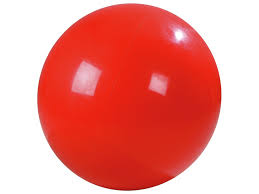
//> input picture OpenCV/Images/ball.jpg, 259 x 194 px
$ ./mat ../Images/ball.jpg   (built with g++ and OpenCV 4)
//> lines starting //> are read from the running program, lines starting //| are printed output that depends on the picture; after the words box and inside, x2 and y2 are one past the last pixel; in counts of white or black regions, pixels touching at a corner belong together
#include <iostream>
#include <opencv2/opencv.hpp>

std::string showSizeImage(cv::Mat image);
void showImage(cv::Mat image);
void showMatrixImage(cv::Mat& image);

std::string showSizeImage(cv::Mat image)
{
    std::string log = std::to_string(image.rows) + "x" + std::to_string(image.cols) + "x" + std::to_string(image.channels());
    return log;
}

void showImage(cv::Mat image)
{
    cv::imshow("Image", image);

    while (true)
    {
        if (cv::waitKey(1) == 'q')
        {
            break;
        }
    }
}

void showMatrixImage(cv::Mat& image)
{
    if (image.empty())
    {
        std::cerr << "Error: The image matrix is empty !" << std::endl;
        return;
    }

    int channels = image.channels();

    /* GRAY */
    if (channels == 1)
    {
        for (int row = 0; row < image.rows; ++row)
        {
            const uchar* ptr = image.ptr<uchar>(row);

            for (int col = 0; col < image.cols; ++col)
            {
                std::cout << static_cast<int>(ptr[col]) << " ";
            }

            std::cout << std::endl;
        }
    }
    /* BGR */
    else if (channels == 3)
    {
        for (int row = 0; row < image.rows; ++row)
        {
            const cv::Vec3b *ptr = image.ptr<cv::Vec3b>(row);

            for (int col = 0; col < image.cols; ++col)
            {
                std::cout << "("<< static_cast<int>(ptr[col][0]) << ", " << static_cast<int>(ptr[col][1]) << ", " << static_cast<int>(ptr[col][2]) << ") ";
            }

            std::cout << std::endl;
        }
    }
    else
    {
        std::cerr << "Unsupported image type with " << channels << " channels." << std::endl;
    }
}

int main(int argc, char** argv)
{
    /* Create just the header parts */
    cv::Mat A, C;

    A = cv::imread(argv[1]);
//> A is the input picture: 194 rows x 259 cols, CV_8UC3; mean B, G, R 137.6, 143.5, 237.5

    cv::Mat gray;
    cv::cvtColor(A, gray, cv::COLOR_BGR2GRAY);
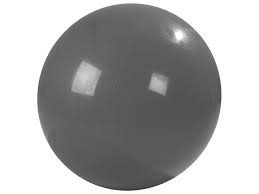
//> gray: 194 rows x 259 cols, CV_8UC1; min 42, max 255, mean 171
    cv::Mat grayNormalized = gray / 255.0;
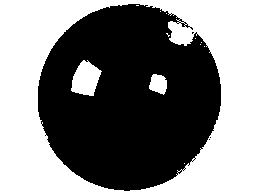
//> grayNormalized: 194 rows x 259 cols, CV_8UC1; values 0 (black) and 1 (white), 49.9% white; 12 white regions (9 under 20 px), largest, box (x1, y1, x2, y2) and area: (0, 0, 259, 194) 24033, (71, 60, 102, 96) 742, (149, 74, 167, 95) 278
    showMatrixImage(grayNormalized);

    /* Copy constructor */
    cv::Mat B(A);

    /* Assignment operator */
    C = A;

    /* Using rectangle */
    cv::Mat D(A, cv::Rect(10, 10, 100, 100));
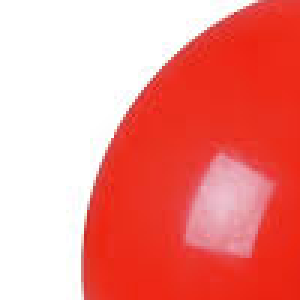
//> D: 100 rows x 100 cols, CV_8UC3 (shown 3 times larger); mean B, G, R 135.8, 142, 242

    /* Using row and column boundaries */
    cv::Mat E = A(cv::Range::all(), cv::Range(1, 3));

    cv::Mat F = A.clone();

    cv::Mat G;
    A.copyTo(G);

    cv::Mat M(2, 2, CV_8UC3, cv::Scalar(0, 0, 255));

    return 0;
}

$ run again, on OpenCV/Images/face_2.jpg
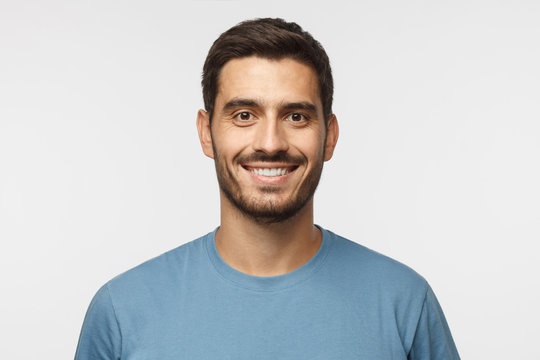
//> input picture OpenCV/Images/face_2.jpg, 540 x 360 px
//> A is the input picture: 360 rows x 540 cols, CV_8UC3; mean B, G, R 203.9, 202.8, 201.3
//> `cv::cvtColor(A, gray, cv::COLOR_BGR2GRAY);`:
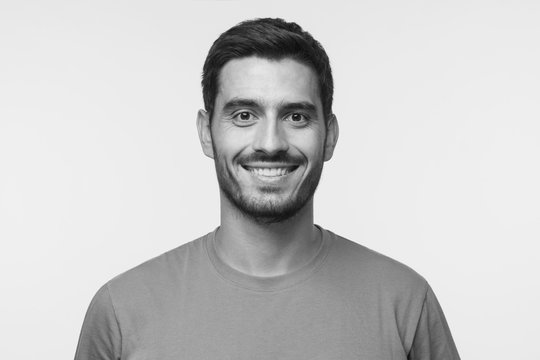
//> gray: 360 rows x 540 cols, CV_8UC1; min 6, max 254, mean 202.5
//> `cv::Mat grayNormalized = gray / 255.0;`:
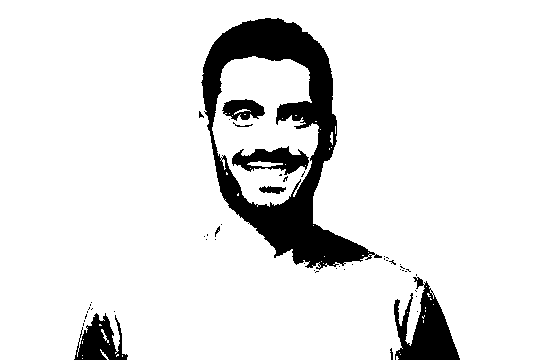
//> grayNormalized: 360 rows x 540 cols, CV_8UC1; values 0 (black) and 1 (white), 89.6% white; 50 black regions (41 under 20 px), largest, box (x1, y1, x2, y2) and area: (201, 18, 382, 270) 13815, (394, 277, 460, 360) 2789, (74, 313, 128, 360) 1408

$ run again, on OpenCV/Images/face_3.jpg
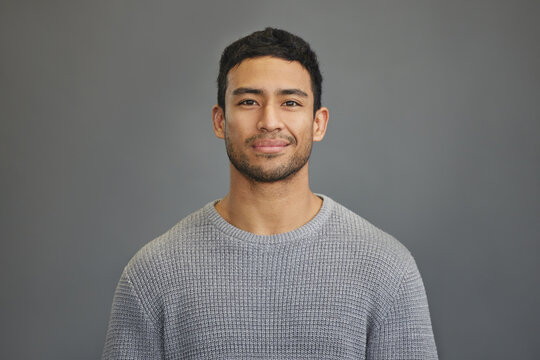
//> input picture OpenCV/Images/face_3.jpg, 540 x 360 px
//> A is the input picture: 360 rows x 540 cols, CV_8UC3; mean B, G, R 111.5, 112.8, 114.6
//> `cv::Mat grayNormalized = gray / 255.0;`:
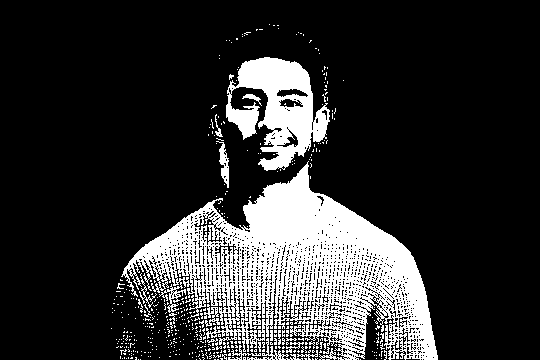
//> grayNormalized: 360 rows x 540 cols, CV_8UC1; values 0 (black) and 1 (white), 18.8% white; 471 white regions (448 under 20 px), largest, box (x1, y1, x2, y2) and area: (121, 161, 438, 360) 27452, (226, 57, 330, 171) 6080, (216, 141, 229, 188) 258
//> `cv::Mat D(A, cv::Rect(10, 10, 100, 100));`:
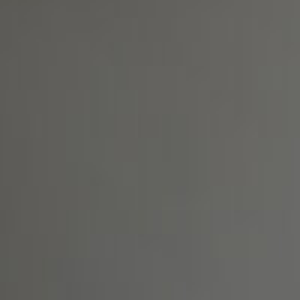
//> D: 100 rows x 100 cols, CV_8UC3 (shown 3 times larger); mean B, G, R 94.8, 98.7, 99
